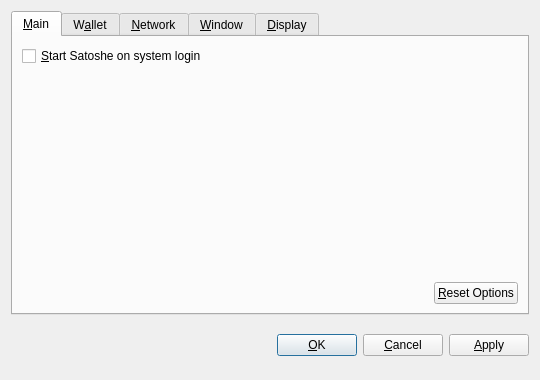
<?xml version="1.0" encoding="UTF-8"?>
<ui version="4.0">
 <class>OptionsDialog</class>
 <widget class="QDialog" name="OptionsDialog">
  <property name="geometry">
   <rect>
    <x>0</x>
    <y>0</y>
    <width>540</width>
    <height>380</height>
   </rect>
  </property>
  <property name="windowTitle">
   <string>Options</string>
  </property>
  <property name="modal">
   <bool>true</bool>
  </property>
  <layout class="QVBoxLayout" name="verticalLayout">
   <item>
    <widget class="QTabWidget" name="tabWidget">
     <property name="tabPosition">
      <enum>QTabWidget::North</enum>
     </property>
     <property name="currentIndex">
      <number>0</number>
     </property>
     <widget class="QWidget" name="tabMain">
      <attribute name="title">
       <string>&amp;Main</string>
      </attribute>
      <layout class="QVBoxLayout" name="verticalLayout_Main">
       <item>
        <widget class="QCheckBox" name="bitcoinAtStartup">
         <property name="toolTip">
          <string>Automatically start Satoshe after logging in to the system.</string>
         </property>
         <property name="text">
          <string>&amp;Start Satoshe on system login</string>
         </property>
        </widget>
       </item>
       <item>
        <spacer name="verticalSpacer_Main">
         <property name="orientation">
          <enum>Qt::Vertical</enum>
         </property>
         <property name="sizeHint" stdset="0">
          <size>
           <width>20</width>
           <height>40</height>
          </size>
         </property>
        </spacer>
       </item>
       <item>
        <layout class="QHBoxLayout" name="horizontalLayout_2_Main">
         <item>
          <spacer name="horizontalSpacer_2_Main">
           <property name="orientation">
            <enum>Qt::Horizontal</enum>
           </property>
           <property name="sizeHint" stdset="0">
            <size>
             <width>40</width>
             <height>20</height>
            </size>
           </property>
          </spacer>
         </item>
         <item>
          <widget class="QPushButton" name="resetButton">
           <property name="toolTip">
            <string>Reset all client options to default.</string>
           </property>
           <property name="text">
            <string>&amp;Reset Options</string>
           </property>
           <property name="autoDefault">
            <bool>false</bool>
           </property>
          </widget>
         </item>
        </layout>
       </item>
      </layout>
     </widget>
     <widget class="QWidget" name="tabWallet">
      <attribute name="title">
       <string>W&amp;allet</string>
      </attribute>
      <layout class="QVBoxLayout" name="verticalLayout_Network">
       <item>
        <widget class="QLabel" name="transactionFeeInfoLabel">
         <property name="text">
          <string>Optional transaction fee per kB that helps make sure your transactions are processed quickly. Most transactions are 1 kB.</string>
         </property>
         <property name="textFormat">
          <enum>Qt::PlainText</enum>
         </property>
         <property name="wordWrap">
          <bool>true</bool>
         </property>
        </widget>
       </item>
       <item>
        <layout class="QHBoxLayout" name="horizontalLayout_1_Main">
         <item>
          <widget class="QLabel" name="transactionFeeLabel">
           <property name="text">
            <string>Pay transaction &amp;fee</string>
           </property>
           <property name="textFormat">
            <enum>Qt::PlainText</enum>
           </property>
           <property name="buddy">
            <cstring>transactionFee</cstring>
           </property>
          </widget>
         </item>
         <item>
          <widget class="BitcoinAmountField" name="transactionFee"/>
         </item>
         <item>
          <spacer name="horizontalSpacer_1_Main">
           <property name="orientation">
            <enum>Qt::Horizontal</enum>
           </property>
           <property name="sizeHint" stdset="0">
            <size>
             <width>40</width>
             <height>20</height>
            </size>
           </property>
          </spacer>
         </item>
        </layout>
       </item>
       <item>
        <widget class="QLabel" name="label">
         <property name="text">
          <string>If you disable the spending of unconfirmed change, the change from a transaction cannot be used until that transaction has at least one confirmation. This also affects how your balance is computed.</string>
         </property>
         <property name="wordWrap">
          <bool>true</bool>
         </property>
        </widget>
       </item>
       <item>
        <widget class="QCheckBox" name="spendZeroConfChange">
         <property name="text">
          <string>Spend unconfirmed change  (experts only)</string>
         </property>
        </widget>
       </item>
       <item>
        <spacer name="verticalSpacer">
         <property name="orientation">
          <enum>Qt::Vertical</enum>
         </property>
         <property name="sizeHint" stdset="0">
          <size>
           <width>20</width>
           <height>40</height>
          </size>
         </property>
        </spacer>
       </item>
      </layout>
     </widget>
     <widget class="QWidget" name="tabNetwork">
      <attribute name="title">
       <string>&amp;Network</string>
      </attribute>
      <layout class="QVBoxLayout" name="verticalLayout_Network">
       <item>
        <widget class="QCheckBox" name="mapPortUpnp">
         <property name="toolTip">
          <string>Automatically open the Satoshe client port on the router. This only works when your router supports UPnP and it is enabled.</string>
         </property>
         <property name="text">
          <string>Map port using &amp;UPnP</string>
         </property>
        </widget>
       </item>
       <item>
        <widget class="QCheckBox" name="connectSocks">
         <property name="toolTip">
          <string>Connect to the Satoshe network through a SOCKS proxy (e.g. when connecting through Tor).</string>
         </property>
         <property name="text">
          <string>&amp;Connect through SOCKS proxy:</string>
         </property>
        </widget>
       </item>
       <item>
        <layout class="QHBoxLayout" name="horizontalLayout_Network">
         <item>
          <widget class="QLabel" name="proxyIpLabel">
           <property name="text">
            <string>Proxy &amp;IP:</string>
           </property>
           <property name="textFormat">
            <enum>Qt::PlainText</enum>
           </property>
           <property name="buddy">
            <cstring>proxyIp</cstring>
           </property>
          </widget>
         </item>
         <item>
          <widget class="QValidatedLineEdit" name="proxyIp">
           <property name="maximumSize">
            <size>
             <width>140</width>
             <height>16777215</height>
            </size>
           </property>
           <property name="toolTip">
            <string>IP address of the proxy (e.g. 127.0.0.1)</string>
           </property>
          </widget>
         </item>
         <item>
          <widget class="QLabel" name="proxyPortLabel">
           <property name="text">
            <string>&amp;Port:</string>
           </property>
           <property name="textFormat">
            <enum>Qt::PlainText</enum>
           </property>
           <property name="buddy">
            <cstring>proxyPort</cstring>
           </property>
          </widget>
         </item>
         <item>
          <widget class="QLineEdit" name="proxyPort">
           <property name="maximumSize">
            <size>
             <width>55</width>
             <height>16777215</height>
            </size>
           </property>
           <property name="toolTip">
            <string>Port of the proxy (e.g. 9050)</string>
           </property>
          </widget>
         </item>
         <item>
          <widget class="QLabel" name="socksVersionLabel">
           <property name="text">
            <string>SOCKS &amp;Version:</string>
           </property>
           <property name="textFormat">
            <enum>Qt::PlainText</enum>
           </property>
           <property name="buddy">
            <cstring>socksVersion</cstring>
           </property>
          </widget>
         </item>
         <item>
          <widget class="QValueComboBox" name="socksVersion">
           <property name="toolTip">
            <string>SOCKS version of the proxy (e.g. 5)</string>
           </property>
          </widget>
         </item>
         <item>
          <spacer name="horizontalSpacer_Network">
           <property name="orientation">
            <enum>Qt::Horizontal</enum>
           </property>
           <property name="sizeHint" stdset="0">
            <size>
             <width>40</width>
             <height>20</height>
            </size>
           </property>
          </spacer>
         </item>
        </layout>
       </item>
       <item>
        <spacer name="verticalSpacer_Network">
         <property name="orientation">
          <enum>Qt::Vertical</enum>
         </property>
         <property name="sizeHint" stdset="0">
          <size>
           <width>20</width>
           <height>40</height>
          </size>
         </property>
        </spacer>
       </item>
      </layout>
     </widget>
     <widget class="QWidget" name="tabWindow">
      <attribute name="title">
       <string>&amp;Window</string>
      </attribute>
      <layout class="QVBoxLayout" name="verticalLayout_Window">
       <item>
        <widget class="QCheckBox" name="minimizeToTray">
         <property name="toolTip">
          <string>Show only a tray icon after minimizing the window.</string>
         </property>
         <property name="text">
          <string>&amp;Minimize to the tray instead of the taskbar</string>
         </property>
        </widget>
       </item>
       <item>
        <widget class="QCheckBox" name="minimizeOnClose">
         <property name="toolTip">
          <string>Minimize instead of exit the application when the window is closed. When this option is enabled, the application will be closed only after selecting Quit in the menu.</string>
         </property>
         <property name="text">
          <string>M&amp;inimize on close</string>
         </property>
        </widget>
       </item>
       <item>
        <spacer name="verticalSpacer_Window">
         <property name="orientation">
          <enum>Qt::Vertical</enum>
         </property>
         <property name="sizeHint" stdset="0">
          <size>
           <width>20</width>
           <height>40</height>
          </size>
         </property>
        </spacer>
       </item>
      </layout>
     </widget>
     <widget class="QWidget" name="tabDisplay">
      <attribute name="title">
       <string>&amp;Display</string>
      </attribute>
      <layout class="QVBoxLayout" name="verticalLayout_Display">
       <item>
        <layout class="QHBoxLayout" name="horizontalLayout_1_Display">
         <item>
          <widget class="QLabel" name="langLabel">
           <property name="text">
            <string>User Interface &amp;language:</string>
           </property>
           <property name="textFormat">
            <enum>Qt::PlainText</enum>
           </property>
           <property name="buddy">
            <cstring>lang</cstring>
           </property>
          </widget>
         </item>
         <item>
          <widget class="QValueComboBox" name="lang">
           <property name="toolTip">
            <string>The user interface language can be set here. This setting will take effect after restarting Satoshe.</string>
           </property>
          </widget>
         </item>
        </layout>
       </item>
       <item>
        <layout class="QHBoxLayout" name="horizontalLayout_2_Display">
         <item>
          <widget class="QLabel" name="unitLabel">
           <property name="text">
            <string>&amp;Unit to show amounts in:</string>
           </property>
           <property name="textFormat">
            <enum>Qt::PlainText</enum>
           </property>
           <property name="buddy">
            <cstring>unit</cstring>
           </property>
          </widget>
         </item>
         <item>
          <widget class="QValueComboBox" name="unit">
           <property name="toolTip">
            <string>Choose the default subdivision unit to show in the interface and when sending coins.</string>
           </property>
          </widget>
         </item>
        </layout>
       </item>
       <item>
        <widget class="QCheckBox" name="displayAddresses">
         <property name="toolTip">
          <string>Whether to show Satoshe addresses in the transaction list or not.</string>
         </property>
         <property name="text">
          <string>&amp;Display addresses in transaction list</string>
         </property>
        </widget>
       </item>
       <item>
        <widget class="QCheckBox" name="coinControlFeatures">
         <property name="toolTip">
          <string>Whether to show coin control features or not.</string>
         </property>
         <property name="text">
          <string>Display coin &amp;control features (experts only!)</string>
         </property>
        </widget>
       </item>
       <item>
        <spacer name="verticalSpacer_Display">
         <property name="orientation">
          <enum>Qt::Vertical</enum>
         </property>
         <property name="sizeHint" stdset="0">
          <size>
           <width>20</width>
           <height>40</height>
          </size>
         </property>
        </spacer>
       </item>
      </layout>
     </widget>
    </widget>
   </item>
   <item>
    <layout class="QHBoxLayout" name="horizontalLayout_Buttons">
     <item>
      <spacer name="horizontalSpacer_1">
       <property name="orientation">
        <enum>Qt::Horizontal</enum>
       </property>
       <property name="sizeHint" stdset="0">
        <size>
         <width>40</width>
         <height>48</height>
        </size>
       </property>
      </spacer>
     </item>
     <item>
      <widget class="QLabel" name="statusLabel">
       <property name="font">
        <font>
         <weight>75</weight>
         <bold>true</bold>
        </font>
       </property>
       <property name="text">
        <string/>
       </property>
       <property name="textFormat">
        <enum>Qt::PlainText</enum>
       </property>
       <property name="wordWrap">
        <bool>true</bool>
       </property>
      </widget>
     </item>
     <item>
      <spacer name="horizontalSpacer_2">
       <property name="orientation">
        <enum>Qt::Horizontal</enum>
       </property>
       <property name="sizeHint" stdset="0">
        <size>
         <width>40</width>
         <height>48</height>
        </size>
       </property>
      </spacer>
     </item>
     <item>
      <widget class="QPushButton" name="okButton">
       <property name="text">
        <string>&amp;OK</string>
       </property>
      </widget>
     </item>
     <item>
      <widget class="QPushButton" name="cancelButton">
       <property name="text">
        <string>&amp;Cancel</string>
       </property>
       <property name="autoDefault">
        <bool>false</bool>
       </property>
      </widget>
     </item>
     <item>
      <widget class="QPushButton" name="applyButton">
       <property name="text">
        <string>&amp;Apply</string>
       </property>
       <property name="autoDefault">
        <bool>false</bool>
       </property>
      </widget>
     </item>
    </layout>
   </item>
  </layout>
 </widget>
 <customwidgets>
  <customwidget>
   <class>BitcoinAmountField</class>
   <extends>QSpinBox</extends>
   <header>bitcoinamountfield.h</header>
  </customwidget>
  <customwidget>
   <class>QValueComboBox</class>
   <extends>QComboBox</extends>
   <header>qvaluecombobox.h</header>
  </customwidget>
  <customwidget>
   <class>QValidatedLineEdit</class>
   <extends>QLineEdit</extends>
   <header>qvalidatedlineedit.h</header>
  </customwidget>
 </customwidgets>
 <resources/>
 <connections/>
</ui>
